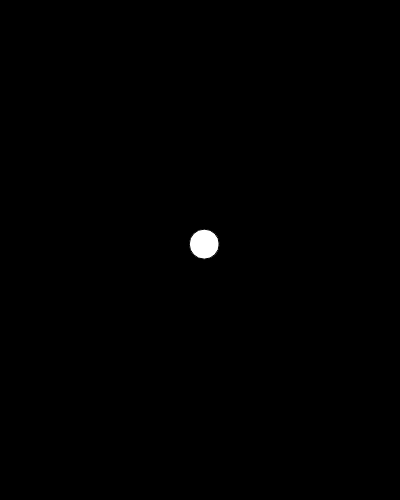
Frame 1 (no input)
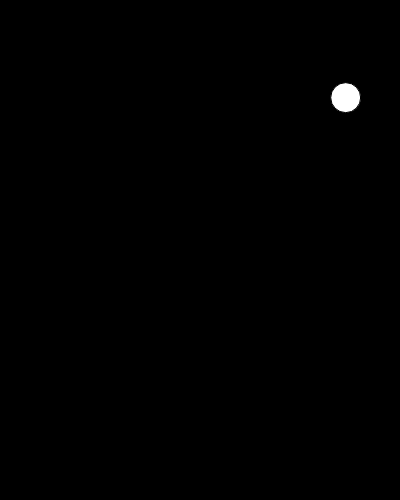
Frame 60 (no input)
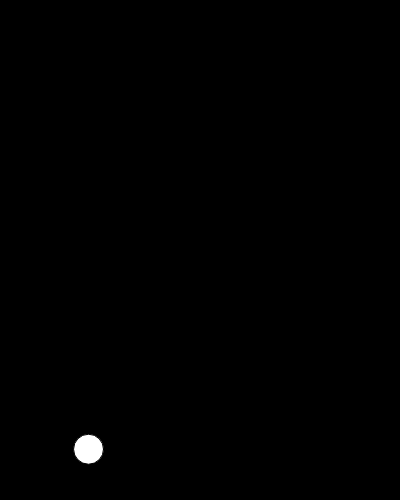
Frame 120 (the mouse pressed at the canvas centre since frame 60)

The p5.js sketch that drew these frames (run headless with seeded random() and noise() and a simulated clock; from frame 60 on, the mouse is pressed at the canvas centre):

// p5.js sketch
// ── sketch.js
// IMA NYU Shanghai
// The Nature of Code
// MOQN
// Feb 9 2017

var x, y, xspeed, yspeed;

function setup() {
  createCanvas(400, 500);
  x = width / 2;
  y = height / 2;
  xspeed = random(-10, 10);
  yspeed = random(-10, 10);
}

function draw() {
  background(0);

  // update
  x += xspeed;
  y += yspeed;

  // check
  if (x < 0) {
    xspeed *= -1;
  } else if (x > width) {
    xspeed *= -1;
  }
  if (y < 0) {
    yspeed *= -1;
  } else if (y > height) {
    yspeed *= -1;
  }
  
  // and display!
  ellipse(x, y, 30, 30);
}
